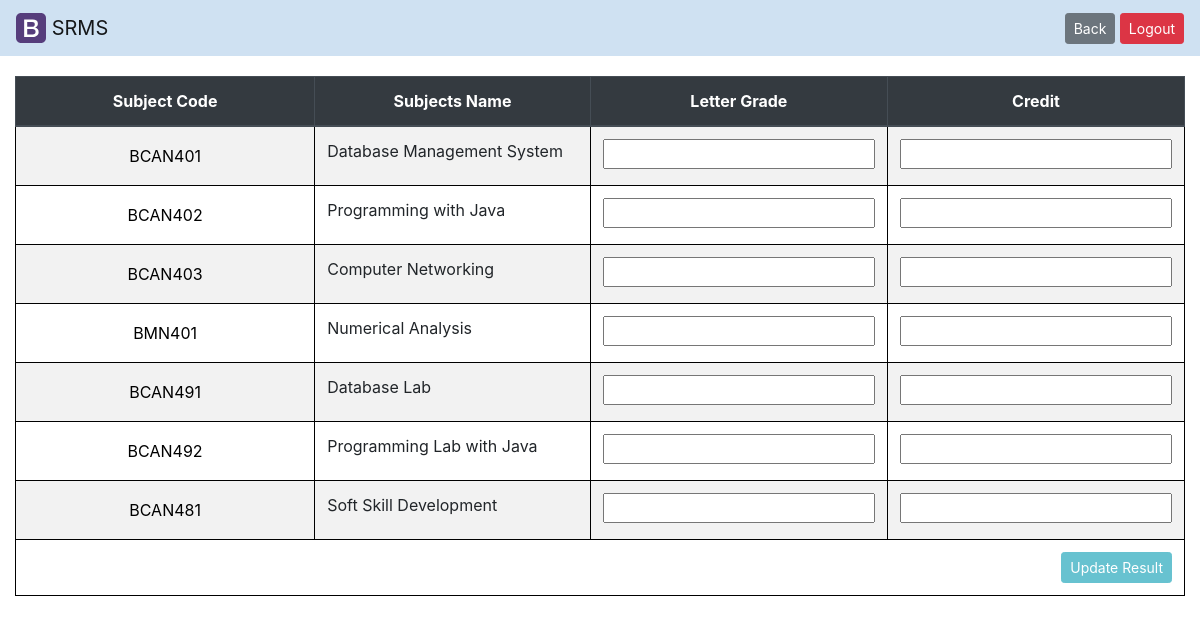
Screenshot of /teacher/update_common.php?roll=14901219007&sem=4 (signed in) with the database file from the repository.
### tables this page shows
create table subjects (course varchar(10),sem int, sub_code varchar(30),sub_name varchar(256));

### teacher/insert.php (the view)
<?php
	$row=mysqli_query($con,"select sub_code,sub_name from subjects where course='".$_SESSION['ca']."' and sem=".$sem);
	while($r=mysqli_fetch_assoc($row))
	{
		$x=$r['sub_code'];
		echo "<tr>
		    	<td><input class='mark' type='text' name='".$x."' value='".$x."' readonly></td>
		    	<td class='smark'>".$r['sub_name']."</td>
		    	<td><input type='text'	 class='data' name='".$x.'A'."' id='".$x."'	    onkeyup='manage(this)'></td>
		    	<td><input type='number' class='data' name='".$x.'B'."' id='".$x.'B'."' onkeyup='manage(this)'></td>
		      </tr>";
	}
?>
<tr><td colspan='4' align='right'><button type='submit' class="btn btn-info btn-sm" name='update' id ='upload' disabled>Update Result</button></td></tr>

### css/teacher.css (style rules this page uses)
tr { text-align: center; }
td { border: 1px solid black !important; }
.mark { border: none; background: inherit; text-align: center; padding: 5px !important; width: 100%; }
.smark { text-align: left; }
.data { width:100%; }

### rows the page displays
subjects: sub_code "BCAN401", sub_name "Database Management System"
subjects: sub_code "BCAN402", sub_name "Programming with Java"
subjects: sub_code "BCAN403", sub_name "Computer Networking"
subjects: sub_code "BMN401", sub_name "Numerical Analysis"
subjects: sub_code "BCAN491", sub_name "Database Lab"
subjects: sub_code "BCAN492", sub_name "Programming Lab with Java"
subjects: sub_code "BCAN481", sub_name "Soft Skill Development"
